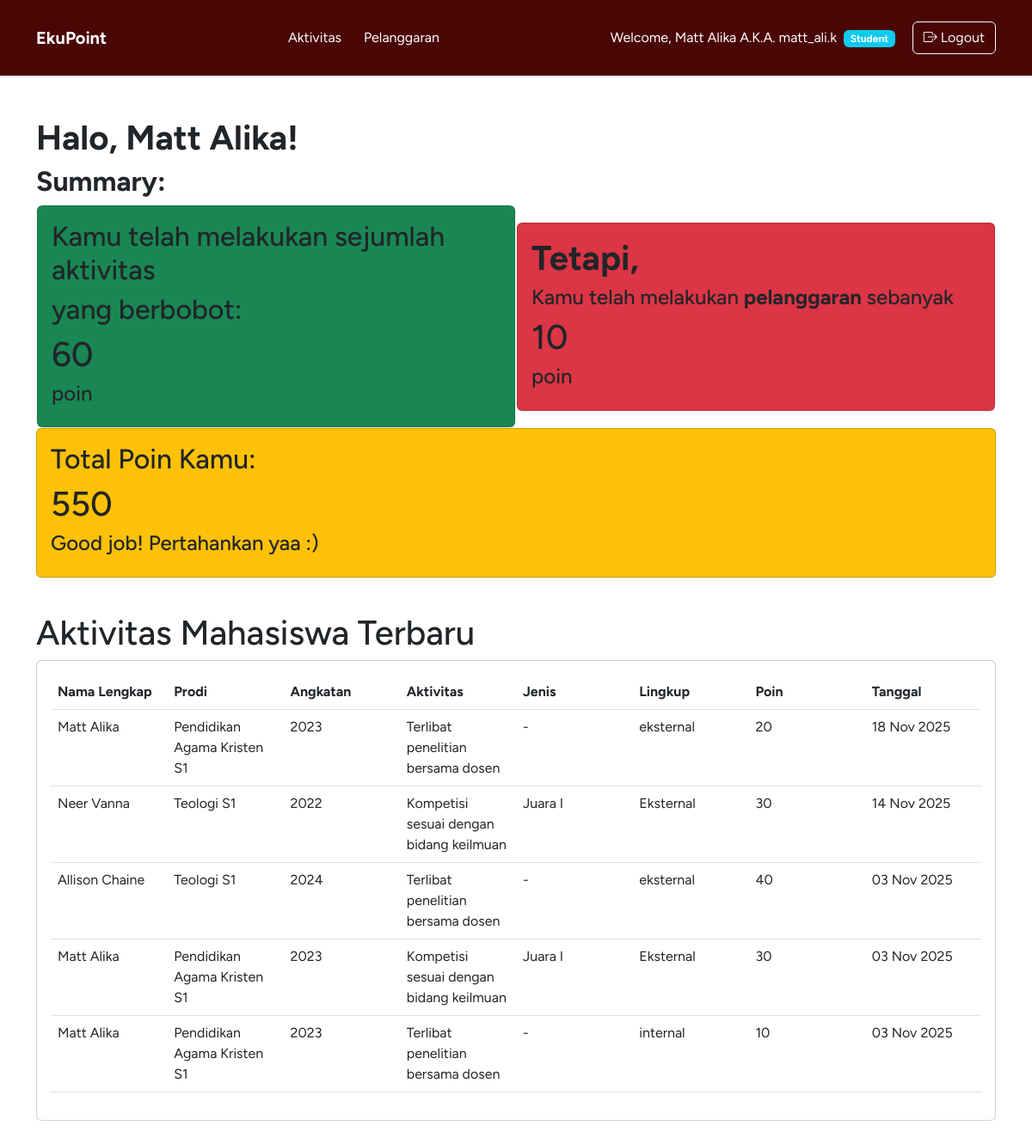
The app's page /dashboard/ (signed in) with its own data.
### contacts/models.py (models this page shows, shortened)
class User(AbstractUser):
    nim = models.CharField(max_length=10, blank=True, null=True)
    prodi = models.ForeignKey(Prodi, on_delete=models.SET_NULL, blank=True, null=True, related_name='users_prodi')
    angkatan = models.ForeignKey(Angkatan, on_delete=models.SET_NULL, blank=True, null=True, related_name='users')
    @property
    def modal_poin_awal(self):
        if self.angkatan:
            return self.angkatan.modal_poin
        return 100

class Aktivitas(models.Model):
    AKT_STATUS_CHOICES = (
        ('pending', 'Pending'),
        ('approved', 'Approved'),
        ('rejected', 'Rejected'),
    )
    user = models.ForeignKey(User, on_delete=models.CASCADE, related_name='aktivitas_records', blank=True, null=True)
    aturan_merit = models.ForeignKey(Merit, on_delete=models.CASCADE, related_name='instances', blank=True, null=True)
    aktivitas = models.ForeignKey(Merit, on_delete=models.CASCADE, related_name='aktivitas_detail', blank=True, null=True)
    jenis = models.ForeignKey(Merit, on_delete=models.CASCADE, related_name='jenis_detail', blank=True, null=True)
    lingkup = models.ForeignKey(Merit, on_delete=models.CASCADE, related_name='lingkup_detail', blank=True, null=True)
    poin = models.ForeignKey(Merit, on_delete=models.CASCADE, related_name='poin_detail', blank=True, null=True)
    kuantitas = models.IntegerField(default=1)
    keterangan = models.TextField(blank=True, null=True)
    file = models.URLField(blank=True, null=True)
    status = models.CharField(max_length=25, choices=AKT_STATUS_CHOICES, default='pending')
    created_at = models.DateTimeField(auto_now_add=True, blank=True, null=True)
    @property
    def poin(self):
        if self.aturan_merit:
            return self.aturan_merit.poin * self.kuantitas
        return 0

class Prodi(models.Model):
    prodi = models.CharField(max_length=50, blank=True, null=True)
    strata = models.CharField(max_length=2, blank=True, null=True)
    def __str__(self):
        return f"{self.prodi} {self.strata}"

class Angkatan(models.Model):
    angkatan = models.CharField(max_length=4, blank=True, null=True)
    modal_poin = models.IntegerField(default=100)
    def __str__(self):
        return f"{self.angkatan}"

class Merit(models.Model):
    AKT_LINGKUP_CHOICES = (
        ('internal', 'Internal'),
        ('eksternal', 'Eksternal'),
    )
    bidang = models.TextField()
    aktivitas = models.TextField()
    jenis = models.TextField()
    lingkup = models.TextField(max_length=25, choices=AKT_LINGKUP_CHOICES, default='internal')
    poin = models.IntegerField()

### contacts/views.py (the view)
# urls.py: path('dashboard/', views.dashboard, name='dashboard'),
@login_required
def dashboard(request):
    user=request.user
    status = Aktivitas.status
    angkatan_mhs = user.angkatan
    kuantitas_akt = Aktivitas.kuantitas
    kuantitas_pel = Pelanggaran.kuantitas
    is_student = request.user.groups.filter(name="Student").exists()
    if user.is_superuser or user.is_staff:
        aktivitas_records = Aktivitas.objects.all().order_by('-created_at')
    elif is_student:
        aktivitas_records = Aktivitas.objects.filter(
            Q(status="approved")
        ).order_by('-created_at')
    else:
        aktivitas_records = Aktivitas.objects.filter(status="approved").order_by('-created_at')
    modal_poin = user.modal_poin_awal
    total_mhs = User.objects.filter(groups=1).count()
    aktivitas_count = aktivitas_records.count()
    pelanggaran_count = Pelanggaran.objects.count()
    total_aktivitas_mhs = Aktivitas.objects.filter(user=user, status="approved").count()
    total_aktivitas = Aktivitas.objects.count()
    total_poin = Aktivitas.objects.aggregate(total=Sum('aturan_merit__poin'))['total'] or 0
    total_pelanggaran_mhs = Pelanggaran.objects.filter(user=user).count()
    total_pelanggaran = Pelanggaran.objects.count()
    total_demerit = Pelanggaran.objects.aggregate(total=Sum('aturan_demerit__poin'))['total'] or 0
    net_poin = total_poin - total_demerit
    total_pelanggaran_mhs_real = Pelanggaran.objects.filter(user=user).aggregate(total=Sum(F('aturan_demerit__poin') * F('kuantitas')))['total'] or 0
    total_pelanggaran_real = Pelanggaran.objects.aggregate(total=Sum(F('aturan_demerit__poin') * F('kuantitas')))['total'] or 0
    total_aktivitas_mhs_real = Aktivitas.objects.filter(user=user, status="approved").aggregate(total=Sum(F('aturan_merit__poin') * F('kuantitas')))['total'] or 0
    total_aktivitas_real = Aktivitas.objects.filter(status="approved").aggregate(total=Sum(F('aturan_merit__poin') * F('kuantitas')))['total'] or 0
    total_poin2 = total_aktivitas_mhs_real - total_pelanggaran_mhs_real + modal_poin # 100 sebagai modal poin awal
    total_poin_admin = total_aktivitas_real - total_pelanggaran_real + modal_poin # 100 sebagai modal poin awal
    pending_count = Aktivitas.objects.filter(status='pending').count()
    rejected_count = Aktivitas.objects.filter(user=user, status='rejected').count()
    context = {
        'aktivitas_records': aktivitas_records,
        'total_aktivitas': total_aktivitas,
        'total_poin': total_poin,
        'total_pelanggaran': total_pelanggaran,
        'total_demerit': total_demerit,
        'net_poin': net_poin,
        'total_poin2': total_poin2,
        'total_aktivitas_mhs': total_aktivitas_mhs,
        'total_pelanggaran_mhs': total_pelanggaran_mhs,
        'total_poin_admin': total_poin_admin,
        'pending_count': pending_count,
        'status': status,
        'rejected_count': rejected_count,
        'total_pelanggaran_mhs_real': total_pelanggaran_mhs_real,
        'total_pelanggaran_real': total_pelanggaran_real,
        'total_aktivitas_mhs_real': total_aktivitas_mhs_real,
        'total_aktivitas_real': total_aktivitas_real,
        'modal_poin': modal_poin,
        'total_mhs': total_mhs,
        'aktivitas_count': aktivitas_count,
        'pelanggaran_count': pelanggaran_count,
        }
    return render(request, 'dashboard.html', context)

### contacts/context_processors.py (called while the page is built)
def user_groups(request):
    if request.user.is_authenticated:
        return {
            'is_student': request.user.groups.filter(name='Student').exists(),
            'is_admin': request.user.is_superuser,
            'is_staff': request.user.is_staff,
            'user_groups': list(request.user.groups.values_list('name', flat=True))
        }
    return {}

### contacts/templates/dashboard.html (shortened to what this page needs)
{% extends "header.html" %}
{% block content %}
{% load static %}
<!DOCTYPE html>
<html lang="en">
<head>
    <link href="https://cdn.jsdelivr.net/npm/bootstrap@5.3.0/dist/css/bootstrap.min.css" rel="stylesheet">
    <link rel="stylesheet" href="https://cdn.jsdelivr.net/npm/bootstrap-icons@1.10.0/font/bootstrap-icons.css">
</head>
<body class="custom-background-color">
{% if is_admin or is_staff %}
    {% if pending_count > 0 %}
        <div role="alert" class="alert alert-warning">
            <a href="{% url 'aktivitas_list' %}" class="card-body">
                <h5 class="card-title link-hover" >Ada {{ pending_count }} aktivitas yang belum di approve, tolong di cek</h5>
            </a>
        </div>
    {% else %}
        <p></p>
    {% endif %}
<p>&nbsp</p>
<h1><strong>Halo, {{ user.get_full_name }}!</strong></h1>
<h2>Summary:</h2>
<table>
<tr>
    <td colspan="2">
    <div class="card card-xs shadow-sm" style="text-align: center;">
    <div class="card-body">
    <h1 style="font-size: 100px;"><strong>{{ total_mhs }}</strong></h1>
    <h3><strong>Total Mahasiswa</strong></h3>
    </td>
</tr>
<tr>
<tr>
    <td>
    <div class="card bg-success shadow-sm">
    <div class="card-body">
    <h1 style="font-size: 100px;"><strong>{{ aktivitas_count }}<br></strong></h1>
    <h3><strong>Aktivitas Terdata</strong></h3>
    <p>&nbsp</p>
    </div>
    </div>
    </td>
    <td>
    <div class="card bg-danger shadow-sm">
    <div class="card-body">
    <h1 style="font-size: 100px;"><strong>{{ pelanggaran_count }}<br></strong></h1>
    <h3 style="font-size: 28px;"><strong>Pelanggaran Terdata</strong></h3>
    <p>&nbsp</p>
    </div>
    </div>
    </td>
    </div>
    </div>
    </td>
    </tr>
<td>
<div class="card bg-success w-96 bg-base-100 card-xs shadow-sm ">
 <div class="card-body">
    <h1 style="font-size: 100px;"><strong>{{ total_aktivitas_real }}<br></strong></h1>
    <h3 style="font-size: 28px;"><strong>Total Poin Aktivitas</strong></h3>
    <p>&nbsp</p>
    </div>
</div>
</td>
<td>
<div class="card bg-danger w-96 bg-base-100 card-xs shadow-sm">
 <div class="card-body">
    <h1 style="font-size: 100px;"><strong>{{ total_pelanggaran_real }}<br></strong></h1>
    <h3 style="font-size: 28px;"><strong>Total Poin Pelanggaran</strong></h3>
    <p>&nbsp</p>
    </div>
</div>
</td>
{% comment %} <div class="card bg-warning w-96 bg-base-100 card-xs shadow-sm">
 <div class="card-body">
    <h2 class="card-title">Total Poin Kamu: </h2>
    <h1>{{ total_poin_admin }}</h1>
</div>
</div> {% endcomment %}
<p>&nbsp</p>
{% else %}
<h1><strong>Halo, {{ user.get_full_name }}!</strong></h1>
<h2><strong>Summary:</strong></h2>
<table>
<tr>
<td>
<div class="card bg-success w-96 bg-base-100 card-xs shadow-sm ">
 <div class="card-body">
    <h2 class="card-title">Kamu telah melakukan sejumlah aktivitas</h2>
    <h2 class="card-title">yang berbobot:</h2>
    <h1>{{ total_aktivitas_mhs_real }}</h1>
    <h4>poin</h4>
    </div>
</div>
</td>
<td>
<div class="card bg-danger w-96 bg-base-100 card-xs shadow-sm">
 <div class="card-body">
    <h1 class="card-title"><strong>Tetapi, </strong><h1>
    <h4>Kamu telah melakukan <strong>pelanggaran</strong> sebanyak</h4>
    <h1>{{ total_pelanggaran_mhs_real }}</h1>
    <h4>poin</h4>
    </div>
</div>
</td>
</tr>
</table>
<div class="card bg-warning w-96 bg-base-100 card-xs shadow-sm">
 <div class="card-body">
    <h2 class="card-title">Total Poin Kamu: </h2>
    <h1>{{ total_poin2 }}</h1>
    {% if total_poin2  >= 100 %}
    <h4>Good job! Pertahankan yaa :)</h4>
    {% elif total_poin2  == 100 %}
    <h4>Hati-hati yaa, poin kamu pas-pasan nih!</h4>
    {% elif total_poin2 <= 100 and total_poin2 > 1 %}
    <h4>Waduh, poin kamu kurang dari 100 nih! Ayo rajin beraktivitas dan hindari pelanggaran :)</h4>
    {% elif total_poin2 == 0 %}
    <h4>Waduh, poin kamu 0 nih! Ayo rajin beraktivitas dan hindari pelanggaran :)</h4>
    {% else %}
    <h4>Waduh, poin kamu minus nih! Ayo rajin beraktivitas dan hindari pelanggaran :)</h4>
    {% endif %}
</div>
</div>
<p>&nbsp</p>
<h1>Aktivitas Mahasiswa Terbaru</h1>
<div class="card">
    <div class="card-body overflow-x-auto">
        <table class="table table-xs table-hover">
            <thead>
                <tr>
                    <th>Nama Lengkap</th>
                    <th>Prodi</th>
                    <th>Angkatan</th>
                    <th>Aktivitas</th>
                    <th>Jenis</th>
                    <th>Lingkup</th>
                    <th>Poin</th>
                    <th>Tanggal</th>
                </tr>
            </thead>
            <tbody>
            {% for akt in aktivitas_records|slice:"5" %}
                <tr class="hover:bg-base-300">
                    <td>{{ akt.user.get_full_name }}</td>
                    <td>{{ akt.user.prodi }}</td>
                    <td>{{ akt.user.angkatan }}</td>
                    <td>{{ akt.aturan_merit.aktivitas }}</td>
                    <td>{{ akt.aturan_merit.jenis }}</td>
                    <td>{{ akt.aturan_merit.lingkup }}</td>
                    <td>{{ akt.poin }}</td>
                    <td>{{ akt.created_at|date:"d M Y" }}</td>
                </tr>
                {% empty %}
                <tr class="hover:bg-base-300"><td colspan="8" class="text-center">Belum ada data.</td></tr>
            {% endfor %}
            </tbody>
        </table>
    </div>
</div>
{% endif %}
<p>&nbsp</p>
</body>
</html>
{% endblock %}

### contacts/templates/header.html (shortened to what this page needs)
{% load static %}
<!DOCTYPE html>
<html lang="en">
<head>
    <link href="https://cdn.jsdelivr.net/npm/bootstrap@5.3.0/dist/css/bootstrap.min.css" rel="stylesheet">
    <link rel="stylesheet" href="https://cdn.jsdelivr.net/npm/bootstrap-icons@1.10.0/font/bootstrap-icons.css">
</head>
<body class="sticky-header" style="font-family: Figtree, sans-serif;">
    <nav class="navbar navbar-expand-lg navbar-dark custom-color shadow-sm p-3 mb-5">
        <div class="container">
        <div class="navbar-center">
            <a class="navbar-brand" href="{% url 'dashboard' %}"><strong>EkuPoint</strong></a>
        </div>
        <div class="navbar navbar-expand-lg">
            <a class="btn btn-ghost" style="color: #FFFFFF" href="{% url 'aktivitas_list' %}">Aktivitas</a>
            <a class="btn btn-ghost" style="color: #FFFFFF" href="{% url 'pelanggaran_list' %}">Pelanggaran</a>
                <p>&nbsp</p>
            </div>
            <div class="navbar bg-base-100">
                    <span class="navbar-text me-3" style="color: #FFFFFF;">Welcome, <a href="{% url 'about_user' %}" style="color: #FFFFFF; text-decoration:none;"> {{ user.get_full_name }} A.K.A. {{ user.username }}</a>
                {% if is_admin or is_staff %}
                    <span class="badge bg-danger ms-1">Admin</span>
                {% else %}
                    <span class="badge bg-info ms-1">Student</span>
                {% endif %}
                </span>
            <p>&nbsp</p>
            <a class="btn btn-outline-light btn-xs" href="{% url 'logout' %}"><i class="bi bi-box-arrow-right"></i> Logout</a>
            </div>
            </div>
    </nav>
    <main class="container mt-4">
        {% block content %}{% endblock %}
    </main>
</body>
</html>

### contacts/templates/header.html (style rules this page uses)
.custom-color { background-color: #4a0505ff; }
.sticky-header { position: sticky; top: 0; }
a { text-decoration: none; }

### contacts/templates/dashboard.html (style rules this page uses)
table { table-layout: fixed; width: 100%; height: 100%; border-collapse: collapse; }

### records on screen
User: get_full_name "Matt Alika", username "matt_ali.k"
Aktivitas: user.get_full_name "Matt Alika", user.prodi "Pendidikan Agama Kristen S1", user.angkatan "2023", aturan_merit.aktivitas "Terlibat penelitian bersama dosen", aturan_merit.jenis "-", aturan_merit.lingkup "eksternal", poin "20", created_at "18 Nov 2025"
Aktivitas: user.get_full_name "Neer Vanna", user.prodi "Teologi S1", user.angkatan "2022", aturan_merit.aktivitas "Kompetisi sesuai dengan bidang keilmuan", aturan_merit.jenis "Juara I", aturan_merit.lingkup "Eksternal", poin "30", created_at "14 Nov 2025"
Aktivitas: user.get_full_name "Allison Chaine", user.prodi "Teologi S1", user.angkatan "2024", aturan_merit.aktivitas "Terlibat penelitian bersama dosen", aturan_merit.jenis "-", aturan_merit.lingkup "eksternal", poin "40", created_at "03 Nov 2025"
Aktivitas: user.get_full_name "Matt Alika", user.prodi "Pendidikan Agama Kristen S1", user.angkatan "2023", aturan_merit.aktivitas "Kompetisi sesuai dengan bidang keilmuan", aturan_merit.jenis "Juara I", aturan_merit.lingkup "Eksternal", poin "30", created_at "03 Nov 2025"
Aktivitas: user.get_full_name "Matt Alika", user.prodi "Pendidikan Agama Kristen S1", user.angkatan "2023", aturan_merit.aktivitas "Terlibat penelitian bersama dosen", aturan_merit.jenis "-", aturan_merit.lingkup "internal", poin "10", created_at "03 Nov 2025"

### other values on screen
{{ total_aktivitas_mhs_real }} "60"
{{ total_pelanggaran_mhs_real }} "10"
{{ total_poin2 }} "550"
